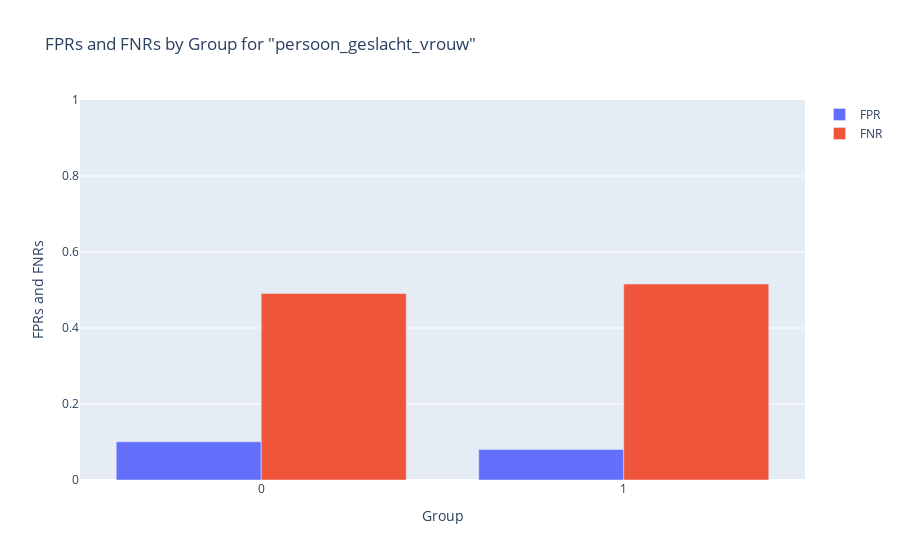
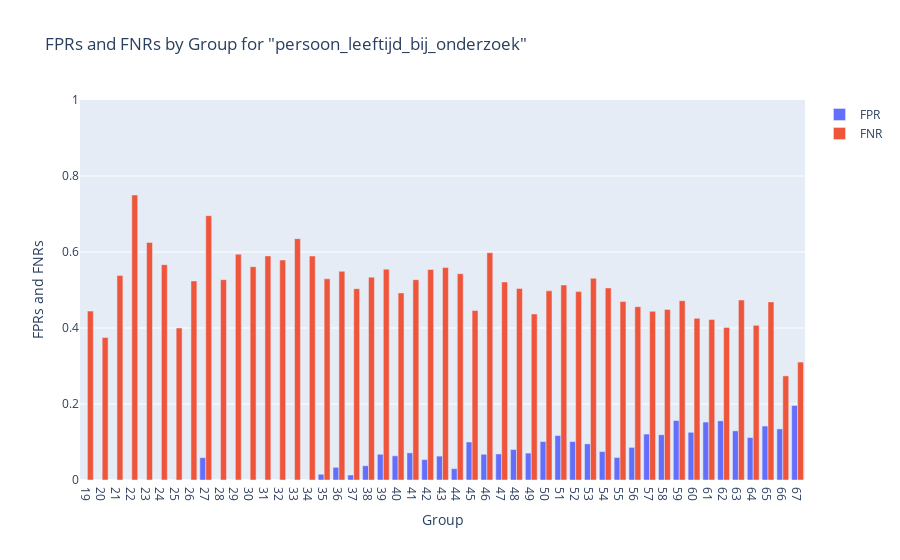
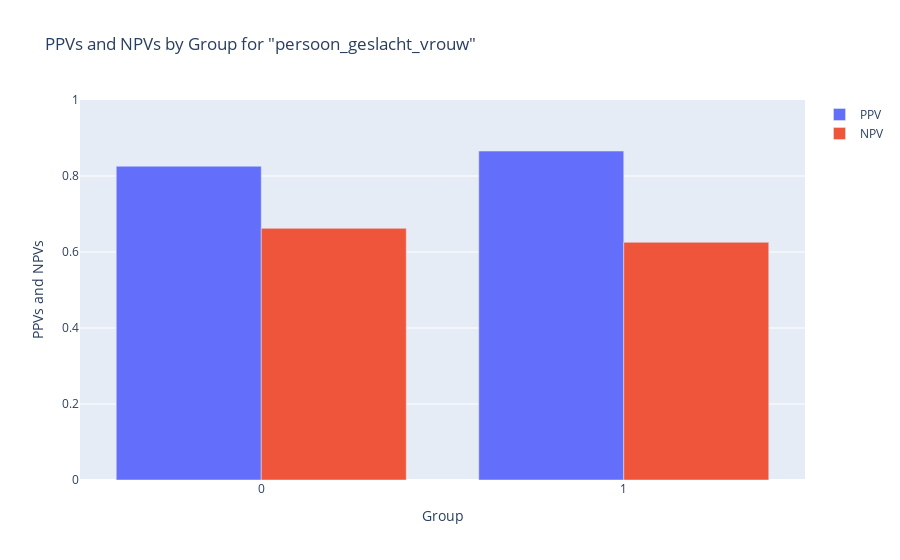
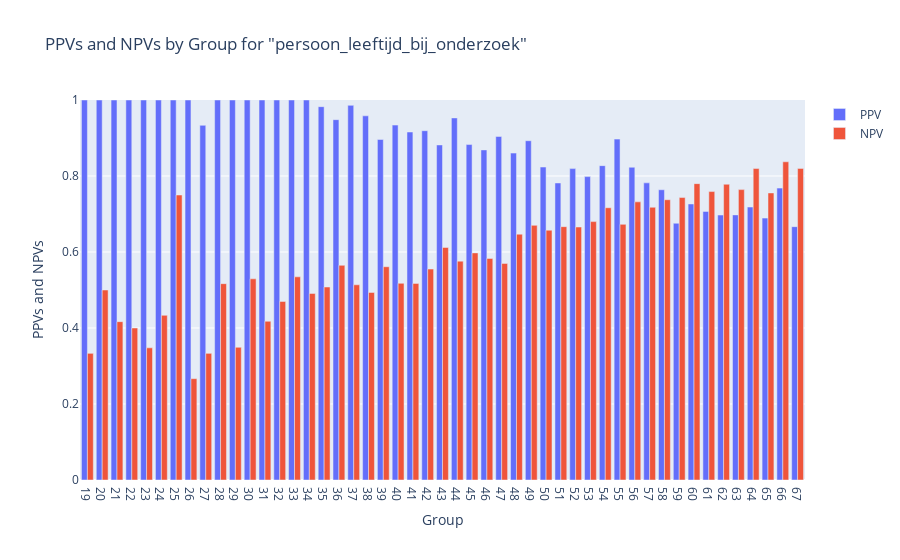

The notebook cell saved with these charts, in order:
### Markdown cell above
### Results

Running the codecell below will Produce a graphs per feature for each metric in your selection:

The Error rate metric will produce a graph showing the False Positive Rate (FPR) and False Negative Rate (FNR) for each group in the attribute. This allow you to check fairness accoring to the following metrics:
- Predictive Equality, which requires equal FPRs accross all groups.
- Equal Opportunity, which requires equal FNRs accross all groups.
- Equalised Odds, which requires equal FPRs and FNRs accross all groups.

The Predictive value metric will produce a graph showing the Positive Predictive Value (PPV) and Negative Predictive Value (NPV) for each group in the attribute. This allow you to check fairness accoring to the following metrics:
- Predictive Parity, which requires equal PPVs accross all groups.
- Conditional Use Accuracy Equality, which requires equal PPVs and NPVs accross all groups.

The (conditional) Statistical Parity metric will produce a graph showing the Positive Prediction rate for each group in the attribute. This allow you to check fairness accoring to the following metrics:
- Statistical Parity, which requires equal Positive Prediction rates accross all groups.
- Conditional Statistical Parity, which requires equal Positive Prediction rates of individuals that conform to the condition accross all groups.

The Test-fairness metric will produce a graph showing the actual and predicted probability of an positive outcome for each group in the attribute. This allow you to check fairness accoring to the following metrics:
- Test-fairness, which requires that for any given predicted risk score, the probability of the positive outcome is equal across all groups.
- Well-calibration, which requires that for any given predicted risk score, the probability of the positive outcome is equal across all groups and the predicted risk score accurately reflects the probability of the positive outcome.

The Balance in classes metric will produce a graph showing the predicted risk score of the positve and negative class for each group in the attribute. This allow you to check fairness accoring to the following metrics:
- Balance For The Positive Class, which requires average equal predicted risk scores for the positve class accross all groups.
- Balance For The Negative Class, which requires average equal predicted risk scores for the negative class accross all groups.

The Lipschitz metric will produce a graph showing the severity of Lipschitz violations for all samples in the attribute. This allow you to check fairness accoring to the following metrics:
- Fairness Through Awareness, which requires that the difference in outputs is no greater than a constant multiple of the difference in inputs.

### Code cell
# show results of each metric
for metric, metric_name in used_metrics:
    print(f'{'#' * (len(metric_name) + 11)}\n# Metric {metric_name} #\n{'#' * (len(metric_name) + 11)}')
    for image in metric.show():
        if isinstance(image, go.Figure):
            image.show()
        else:
            print(image)

### Figure 1 — Plotly figure (JSON) as saved in the notebook; plotly's stock layout.template omitted (floating-point values rounded to 4 significant figures)
{"data": [{"name": "FPR", "type": "bar", "x": ["0", "1"], "y": [0.1006, 0.08031]}, {"name": "FNR", "type": "bar", "x": ["0", "1"], "y": [0.4907, 0.5155]}], "layout": {"bargap": 0.2, "title": {"text": "FPRs and FNRs by Group for \"persoon_geslacht_vrouw\""}, "xaxis": {"title": {"text": "Group"}}, "yaxis": {"range": [0, 1], "title": {"text": "FPRs and FNRs"}}}}

### Figure 2 — Plotly figure (JSON) as saved in the notebook; plotly's stock layout.template omitted (floating-point values rounded to 4 significant figures)
{"data": [{"name": "FPR", "type": "bar", "x": ["19", "20", "21", "22", "23", "24", "25", "26", "27", "28", "29", "30", "31", "32", "33", "34", "35", "36", "37", "38", "39", "40", "41", "42", "43", "44", "45", "46", "47", "48", "49", "50", "51", "52", "53", "54", "55", "56", "57", "58", "59", "60", "61", "62", "63", "64", "65", "66", "67"], "y": [0, 0, 0, 0, 0, 0, 0, 0, 0.05882, 0, 0, 0, 0, 0, 0, 0, 0.01515, 0.03333, 0.01316, 0.0375, 0.0678, 0.06364, 0.07143, 0.05369, 0.06286, 0.02976, 0.1, 0.06771, 0.06857, 0.08017, 0.07075, 0.1013, 0.117, 0.1012, 0.09506, 0.0748, 0.05932, 0.08584, 0.1208, 0.119, 0.1565, 0.1255, 0.1525, 0.1557, 0.1294, 0.1117, 0.142, 0.1345, 0.1961]}, {"name": "FNR", "type": "bar", "x": ["19", "20", "21", "22", "23", "24", "25", "26", "27", "28", "29", "30", "31", "32", "33", "34", "35", "36", "37", "38", "39", "40", "41", "42", "43", "44", "45", "46", "47", "48", "49", "50", "51", "52", "53", "54", "55", "56", "57", "58", "59", "60", "61", "62", "63", "64", "65", "66", "67"], "y": [0.4444, 0.375, 0.5385, 0.75, 0.625, 0.5667, 0.4, 0.5238, 0.6957, 0.5273, 0.5942, 0.5614, 0.5897, 0.5789, 0.6351, 0.5895, 0.5294, 0.5492, 0.5035, 0.5338, 0.5548, 0.4923, 0.5272, 0.5539, 0.5591, 0.543, 0.4459, 0.5981, 0.5212, 0.5042, 0.4369, 0.4978, 0.5132, 0.4957, 0.5308, 0.5054, 0.4696, 0.4561, 0.4439, 0.4489, 0.4718, 0.4254, 0.4225, 0.4016, 0.4737, 0.407, 0.4688, 0.274, 0.3103]}], "layout": {"bargap": 0.2, "title": {"text": "FPRs and FNRs by Group for \"persoon_leeftijd_bij_onderzoek\""}, "xaxis": {"title": {"text": "Group"}}, "yaxis": {"range": [0, 1], "title": {"text": "FPRs and FNRs"}}}}

### Figure 3 — Plotly figure (JSON) as saved in the notebook; plotly's stock layout.template omitted (floating-point values rounded to 4 significant figures)
{"data": [{"name": "PPV", "type": "bar", "x": ["0", "1"], "y": [0.8256, 0.8656]}, {"name": "NPV", "type": "bar", "x": ["0", "1"], "y": [0.6622, 0.6255]}], "layout": {"bargap": 0.2, "title": {"text": "PPVs and NPVs by Group for \"persoon_geslacht_vrouw\""}, "xaxis": {"title": {"text": "Group"}}, "yaxis": {"range": [0, 1], "title": {"text": "PPVs and NPVs"}}}}

### Figure 4 — Plotly figure (JSON) as saved in the notebook; plotly's stock layout.template omitted (floating-point values rounded to 4 significant figures)
{"data": [{"name": "PPV", "type": "bar", "x": ["19", "20", "21", "22", "23", "24", "25", "26", "27", "28", "29", "30", "31", "32", "33", "34", "35", "36", "37", "38", "39", "40", "41", "42", "43", "44", "45", "46", "47", "48", "49", "50", "51", "52", "53", "54", "55", "56", "57", "58", "59", "60", "61", "62", "63", "64", "65", "66", "67"], "y": [1, 1, 1, 1, 1, 1, 1, 1, 0.9333, 1, 1, 1, 1, 1, 1, 1, 0.9825, 0.9483, 0.9859, 0.9583, 0.8961, 0.934, 0.9158, 0.9192, 0.8817, 0.9528, 0.8828, 0.8687, 0.904, 0.8603, 0.8929, 0.8235, 0.7817, 0.8194, 0.7984, 0.8273, 0.8971, 0.823, 0.782, 0.7638, 0.6757, 0.7264, 0.7069, 0.6972, 0.6977, 0.7183, 0.6892, 0.7681, 0.6667]}, {"name": "NPV", "type": "bar", "x": ["19", "20", "21", "22", "23", "24", "25", "26", "27", "28", "29", "30", "31", "32", "33", "34", "35", "36", "37", "38", "39", "40", "41", "42", "43", "44", "45", "46", "47", "48", "49", "50", "51", "52", "53", "54", "55", "56", "57", "58", "59", "60", "61", "62", "63", "64", "65", "66", "67"], "y": [0.3333, 0.5, 0.4167, 0.4, 0.3478, 0.4333, 0.75, 0.2667, 0.3333, 0.5167, 0.3492, 0.5294, 0.4177, 0.4699, 0.5347, 0.4909, 0.5078, 0.5649, 0.5137, 0.4936, 0.5612, 0.5176, 0.5174, 0.5551, 0.6119, 0.576, 0.5977, 0.5831, 0.5699, 0.6469, 0.6701, 0.6574, 0.6667, 0.6657, 0.68, 0.7165, 0.6727, 0.732, 0.7177, 0.7375, 0.7433, 0.7799, 0.759, 0.7783, 0.7642, 0.8196, 0.7554, 0.8374, 0.82]}], "layout": {"bargap": 0.2, "title": {"text": "PPVs and NPVs by Group for \"persoon_leeftijd_bij_onderzoek\""}, "xaxis": {"title": {"text": "Group"}}, "yaxis": {"range": [0, 1], "title": {"text": "PPVs and NPVs"}}}}
